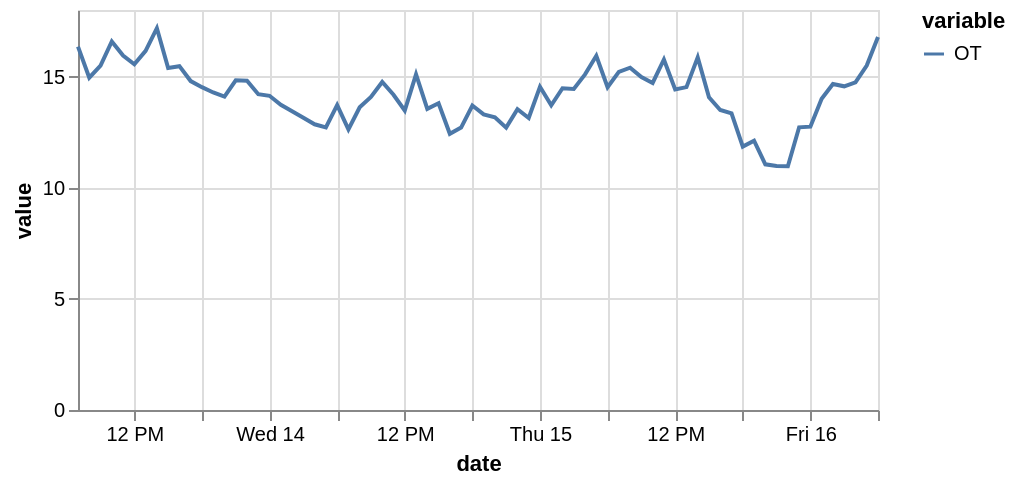

This figure's notebook cell:
### Code cell
some_preds[0].plot()

### Figure 1 — Vega specification as saved in the notebook (floating-point values rounded to 4 significant figures)
{"$schema": "https://vega.github.io/schema/vega/v5.json", "data": [{"name": "source_0", "values": [{"date": "2017-06-13T07:00:00.000", "variable": "OT", "value": 16.35}, {"date": "2017-06-13T08:00:00.000", "variable": "OT", "value": 14.95}, {"date": "2017-06-13T09:00:00.000", "variable": "OT", "value": 15.5}, {"date": "2017-06-13T10:00:00.000", "variable": "OT", "value": 16.58}, {"date": "2017-06-13T11:00:00.000", "variable": "OT", "value": 15.95}, {"date": "2017-06-13T12:00:00.000", "variable": "OT", "value": 15.56}, {"date": "2017-06-13T13:00:00.000", "variable": "OT", "value": 16.16}, {"date": "2017-06-13T14:00:00.000", "variable": "OT", "value": 17.18}, {"date": "2017-06-13T15:00:00.000", "variable": "OT", "value": 15.39}, {"date": "2017-06-13T16:00:00.000", "variable": "OT", "value": 15.47}, {"date": "2017-06-13T17:00:00.000", "variable": "OT", "value": 14.8}, {"date": "2017-06-13T18:00:00.000", "variable": "OT", "value": 14.53}, {"date": "2017-06-13T19:00:00.000", "variable": "OT", "value": 14.29}, {"date": "2017-06-13T20:00:00.000", "variable": "OT", "value": 14.1}, {"date": "2017-06-13T21:00:00.000", "variable": "OT", "value": 14.84}, {"date": "2017-06-13T22:00:00.000", "variable": "OT", "value": 14.82}, {"date": "2017-06-13T23:00:00.000", "variable": "OT", "value": 14.21}, {"date": "2017-06-14T00:00:00.000", "variable": "OT", "value": 14.14}, {"date": "2017-06-14T01:00:00.000", "variable": "OT", "value": 13.74}, {"date": "2017-06-14T02:00:00.000", "variable": "OT", "value": 13.44}, {"date": "2017-06-14T03:00:00.000", "variable": "OT", "value": 13.15}, {"date": "2017-06-14T04:00:00.000", "variable": "OT", "value": 12.86}, {"date": "2017-06-14T05:00:00.000", "variable": "OT", "value": 12.72}, {"date": "2017-06-14T06:00:00.000", "variable": "OT", "value": 13.72}, {"date": "2017-06-14T07:00:00.000", "variable": "OT", "value": 12.63}, {"date": "2017-06-14T08:00:00.000", "variable": "OT", "value": 13.62}, {"date": "2017-06-14T09:00:00.000", "variable": "OT", "value": 14.08}, {"date": "2017-06-14T10:00:00.000", "variable": "OT", "value": 14.76}, {"date": "2017-06-14T11:00:00.000", "variable": "OT", "value": 14.18}, {"date": "2017-06-14T12:00:00.000", "variable": "OT", "value": 13.48}, {"date": "2017-06-14T13:00:00.000", "variable": "OT", "value": 15.1}, {"date": "2017-06-14T14:00:00.000", "variable": "OT", "value": 13.55}, {"date": "2017-06-14T15:00:00.000", "variable": "OT", "value": 13.8}, {"date": "2017-06-14T16:00:00.000", "variable": "OT", "value": 12.43}, {"date": "2017-06-14T17:00:00.000", "variable": "OT", "value": 12.71}, {"date": "2017-06-14T18:00:00.000", "variable": "OT", "value": 13.7}, {"date": "2017-06-14T19:00:00.000", "variable": "OT", "value": 13.3}, {"date": "2017-06-14T20:00:00.000", "variable": "OT", "value": 13.18}, {"date": "2017-06-14T21:00:00.000", "variable": "OT", "value": 12.71}, {"date": "2017-06-14T22:00:00.000", "variable": "OT", "value": 13.54}, {"date": "2017-06-14T23:00:00.000", "variable": "OT", "value": 13.14}, {"date": "2017-06-15T00:00:00.000", "variable": "OT", "value": 14.54}, {"date": "2017-06-15T01:00:00.000", "variable": "OT", "value": 13.71}, {"date": "2017-06-15T02:00:00.000", "variable": "OT", "value": 14.48}, {"date": "2017-06-15T03:00:00.000", "variable": "OT", "value": 14.45}, {"date": "2017-06-15T04:00:00.000", "variable": "OT", "value": 15.1}, {"date": "2017-06-15T05:00:00.000", "variable": "OT", "value": 15.94}, {"date": "2017-06-15T06:00:00.000", "variable": "OT", "value": 14.53}, {"date": "2017-06-15T07:00:00.000", "variable": "OT", "value": 15.22}, {"date": "2017-06-15T08:00:00.000", "variable": "OT", "value": 15.4}, {"date": "2017-06-15T09:00:00.000", "variable": "OT", "value": 14.98}, {"date": "2017-06-15T10:00:00.000", "variable": "OT", "value": 14.72}, {"date": "2017-06-15T11:00:00.000", "variable": "OT", "value": 15.77}, {"date": "2017-06-15T12:00:00.000", "variable": "OT", "value": 14.43}, {"date": "2017-06-15T13:00:00.000", "variable": "OT", "value": 14.53}, {"date": "2017-06-15T14:00:00.000", "variable": "OT", "value": 15.87}, {"date": "2017-06-15T15:00:00.000", "variable": "OT", "value": 14.07}, {"date": "2017-06-15T16:00:00.000", "variable": "OT", "value": 13.5}, {"date": "2017-06-15T17:00:00.000", "variable": "OT", "value": 13.34}, {"date": "2017-06-15T18:00:00.000", "variable": "OT", "value": 11.85}, {"date": "2017-06-15T19:00:00.000", "variable": "OT", "value": 12.12}, {"date": "2017-06-15T20:00:00.000", "variable": "OT", "value": 11.05}, {"date": "2017-06-15T21:00:00.000", "variable": "OT", "value": 10.99}, {"date": "2017-06-15T22:00:00.000", "variable": "OT", "value": 10.97}, {"date": "2017-06-15T23:00:00.000", "variable": "OT", "value": 12.72}, {"date": "2017-06-16T00:00:00.000", "variable": "OT", "value": 12.75}, {"date": "2017-06-16T01:00:00.000", "variable": "OT", "value": 14.01}, {"date": "2017-06-16T02:00:00.000", "variable": "OT", "value": 14.67}, {"date": "2017-06-16T03:00:00.000", "variable": "OT", "value": 14.57}, {"date": "2017-06-16T04:00:00.000", "variable": "OT", "value": 14.74}, {"date": "2017-06-16T05:00:00.000", "variable": "OT", "value": 15.5}, {"date": "2017-06-16T06:00:00.000", "variable": "OT", "value": 16.78}], "transform": [{"type": "formula", "expr": "toDate(datum['date'])", "as": "date"}]}, {"name": "source_0_y_domain_value", "values": [{"min": 10.97, "max": 17.18}]}, {"name": "source_0_color_domain_variable", "values": [{"variable": "OT"}]}], "marks": [{"type": "group", "name": "layer_0_pathgroup", "from": {"facet": {"data": "source_0", "name": "faceted_path_layer_0_main", "groupby": ["variable"]}}, "encode": {"update": {"width": {"field": {"signal": null, "datum": null, "group": "width", "parent": null}}, "height": {"field": {"signal": null, "datum": null, "group": "height", "parent": null}}}}, "marks": [{"type": "line", "name": "layer_0_marks", "from": {"data": "faceted_path_layer_0_main"}, "sort": {"field": "x"}, "encode": {"update": {"x": {"field": "date", "scale": "x"}, "stroke": {"field": "variable", "scale": "color"}, "defined": {"signal": "isValid(datum[\"date\"]) && isFinite(+datum[\"date\"]) && isValid(datum[\"value\"]) && isFinite(+datum[\"value\"])"}, "y": {"field": "value", "scale": "y"}}}, "style": ["line"]}]}], "scales": [{"name": "x", "type": "time", "domain": {"data": "source_0", "field": "date"}, "range": [0, {"signal": "width"}]}, {"name": "y", "type": "linear", "domain": [{"signal": "(data(\"source_0_y_domain_value\")[0] || {}).min"}, {"signal": "(data(\"source_0_y_domain_value\")[0] || {}).max"}], "range": [{"signal": "height"}, 0], "zero": true, "nice": true}, {"name": "color", "type": "ordinal", "domain": {"data": "source_0_color_domain_variable", "field": "variable", "sort": true}, "range": "category"}], "axes": [{"scale": "x", "gridScale": "y", "orient": "bottom", "maxExtent": 0, "ticks": false, "aria": false, "zindex": 0, "labels": false, "grid": true, "domain": false, "minExtent": 0, "tickCount": {"signal": "ceil(width/40)"}}, {"scale": "y", "zindex": 0, "gridScale": "x", "labels": false, "grid": true, "orient": "left", "domain": false, "tickCount": {"signal": "ceil(height/40)"}, "maxExtent": 0, "minExtent": 0, "ticks": false, "aria": false}, {"scale": "x", "orient": "bottom", "grid": false, "labelFlush": true, "labelOverlap": true, "tickCount": {"signal": "ceil(width/40)"}, "zindex": 0, "title": "date"}, {"scale": "y", "orient": "left", "tickCount": {"signal": "ceil(height/40)"}, "grid": false, "zindex": 0, "labelOverlap": true, "title": "value"}], "background": "white", "legends": [{"stroke": "color", "symbolType": "stroke", "title": "variable"}], "width": 400, "style": "cell", "height": 200, "padding": 5}
